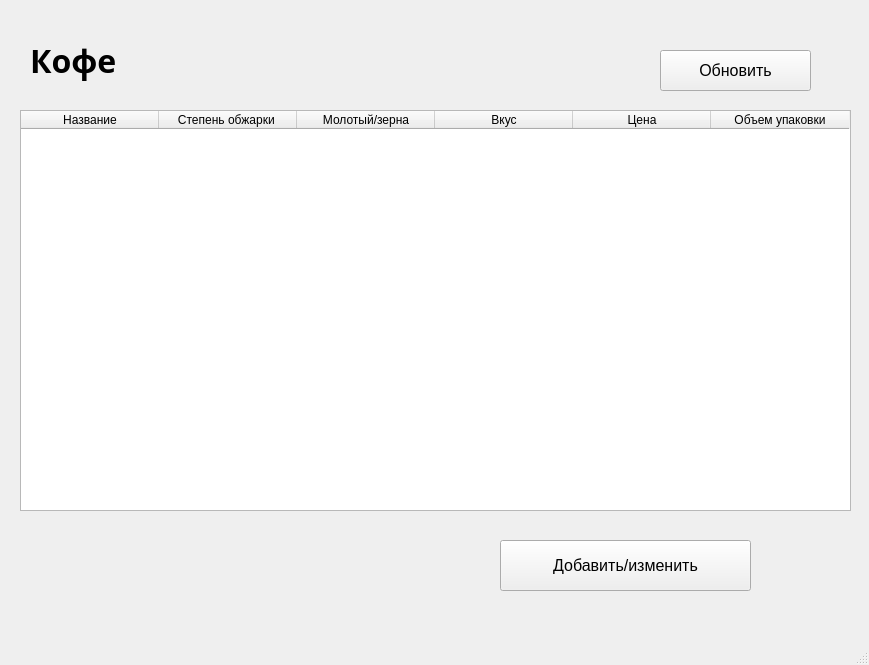
<?xml version="1.0" encoding="UTF-8"?>
<ui version="4.0">
 <class>MainWindow</class>
 <widget class="QMainWindow" name="MainWindow">
  <property name="geometry">
   <rect>
    <x>0</x>
    <y>0</y>
    <width>869</width>
    <height>665</height>
   </rect>
  </property>
  <property name="windowTitle">
   <string>MainWindow</string>
  </property>
  <widget class="QWidget" name="centralwidget">
   <widget class="QLabel" name="lbl_title">
    <property name="geometry">
     <rect>
      <x>30</x>
      <y>20</y>
      <width>201</width>
      <height>81</height>
     </rect>
    </property>
    <property name="font">
     <font>
      <family>Segoe UI Black</family>
      <pointsize>24</pointsize>
      <weight>75</weight>
      <bold>true</bold>
     </font>
    </property>
    <property name="text">
     <string>Кофе</string>
    </property>
   </widget>
   <widget class="QTableWidget" name="tablewg">
    <property name="geometry">
     <rect>
      <x>20</x>
      <y>110</y>
      <width>831</width>
      <height>401</height>
     </rect>
    </property>
    <attribute name="horizontalHeaderDefaultSectionSize">
     <number>138</number>
    </attribute>
    <attribute name="horizontalHeaderMinimumSectionSize">
     <number>100</number>
    </attribute>
    <attribute name="verticalHeaderDefaultSectionSize">
     <number>37</number>
    </attribute>
    <column>
     <property name="text">
      <string>Название</string>
     </property>
    </column>
    <column>
     <property name="text">
      <string>Степень обжарки </string>
     </property>
    </column>
    <column>
     <property name="text">
      <string>Молотый/зерна</string>
     </property>
    </column>
    <column>
     <property name="text">
      <string>Вкус</string>
     </property>
    </column>
    <column>
     <property name="text">
      <string>Цена</string>
     </property>
    </column>
    <column>
     <property name="text">
      <string>Объем упаковки</string>
     </property>
    </column>
   </widget>
   <widget class="QPushButton" name="btn_reload">
    <property name="geometry">
     <rect>
      <x>660</x>
      <y>50</y>
      <width>151</width>
      <height>41</height>
     </rect>
    </property>
    <property name="font">
     <font>
      <pointsize>12</pointsize>
     </font>
    </property>
    <property name="text">
     <string>Обновить</string>
    </property>
   </widget>
   <widget class="QPushButton" name="btn_new">
    <property name="geometry">
     <rect>
      <x>500</x>
      <y>540</y>
      <width>251</width>
      <height>51</height>
     </rect>
    </property>
    <property name="font">
     <font>
      <pointsize>12</pointsize>
     </font>
    </property>
    <property name="text">
     <string>Добавить/изменить</string>
    </property>
   </widget>
  </widget>
  <widget class="QMenuBar" name="menubar">
   <property name="geometry">
    <rect>
     <x>0</x>
     <y>0</y>
     <width>869</width>
     <height>26</height>
    </rect>
   </property>
  </widget>
  <widget class="QStatusBar" name="statusbar"/>
 </widget>
 <resources/>
 <connections/>
</ui>
